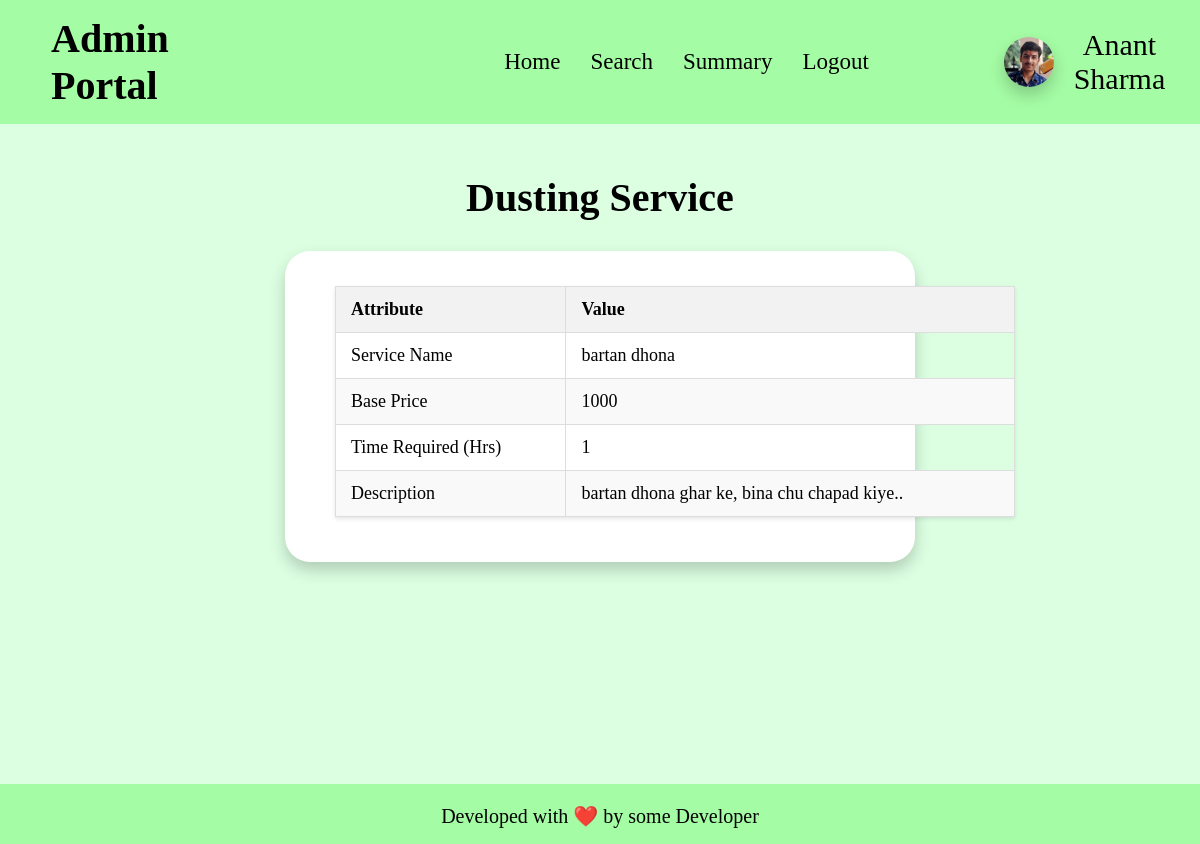
Page /view_service/4 on the earlier database version.
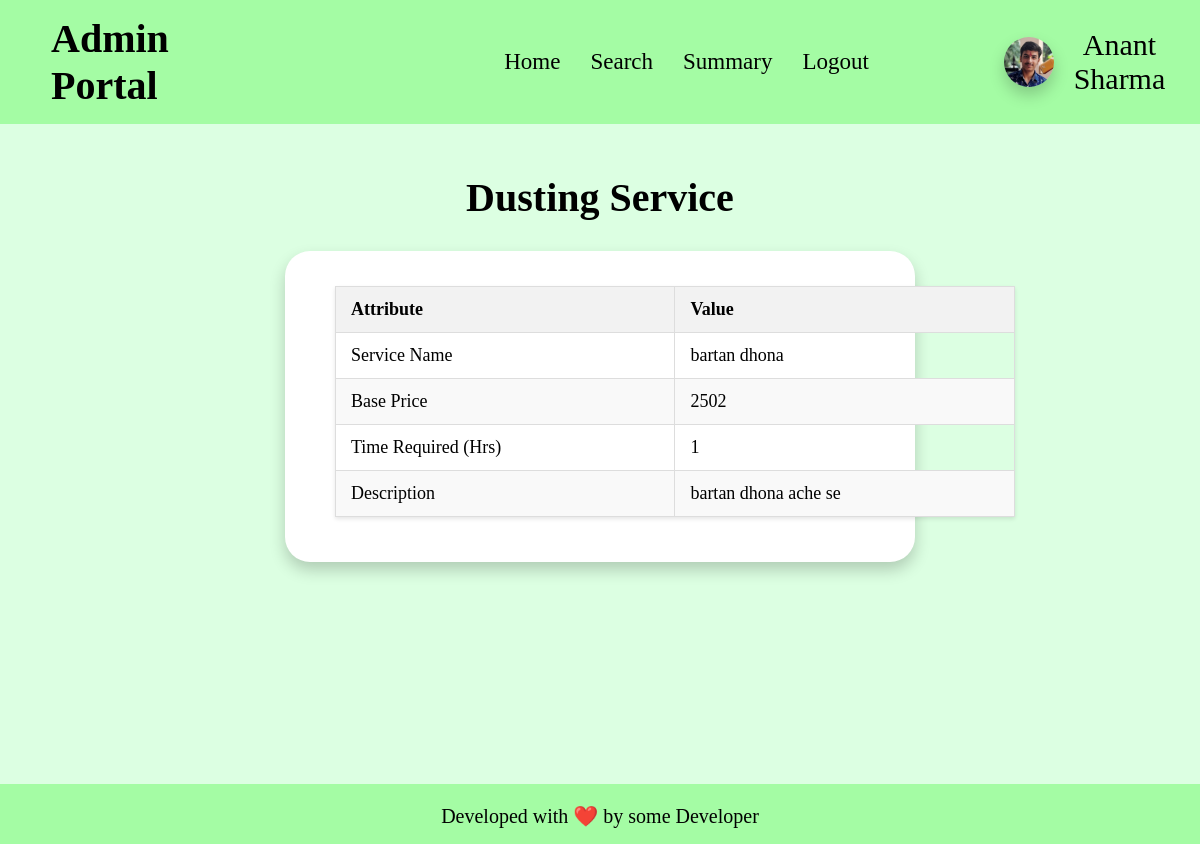
Same page on the later database version.
### app.py (models this page shows)
class service(db.Model):
    __tablename__ = "service"
    id = db.Column(db.Integer, primary_key=True, autoincrement=True)
    name = db.Column(db.String, nullable=False)
    price = db.Column(db.Integer, nullable=False)
    time_required = db.Column(db.Integer, nullable=False)
    description = db.Column(db.String, nullable=False)
    professionals = db.relationship('professional', back_populates='service_type')

### app.py (the view)
@app.route("/view_service/<int:id>")
def view_service(id):
    if request.method == "GET":
        ser = service.query.filter_by(id = id).first()
        return render_template("view_service.html", service = ser, admin_name = ADMIN_NAME)
    else:
        return "Invalid Request"

### templates/view_service.html (shortened to what this page needs)
<!DOCTYPE html>
<html lang="en">
<head>
    <link rel="stylesheet" href="/static/css/profile-block.css">
    <link rel="stylesheet" href="/static/css/basic.css">
</head>
<body>
    <header>
        <h1>Admin Portal</h1>
        <ul>
            <li><a href="/admin_home">Home</a></li>
            <li><a href="/admin_search">Search</a></li>
            <li><a href="/admin_summary">Summary</a></li>
            <li><a href="/admin_logout">Logout</a></li>
        </ul>
        <div id="user-info">
            <img id="user-pic" src="/static/anant-pic.jpg" alt="Profile Picture">
            <div>{{admin_name}}</div>
        </div>
    </header>
    <main>
        <h1 id="logheading">Dusting Service</h1>
        <div id="main">
            <table class="styled-table">
                <thead>
                    <tr>
                        <th>Attribute</th>
                        <th>Value</th>
                    </tr>
                </thead>
                <tbody>
                    <tr>
                        <td>Service Name</td>
                        <td>{{service.name}}</td>
                    </tr>
                    <tr>
                        <td>Base Price</td>
                        <td>{{service.price}}</td>
                    </tr>
                    <tr>
                        <td>Time Required (Hrs)</td>
                        <td>{{service.time_required}}</td>
                    </tr>
                    <tr>
                        <td>Description</td>
                        <td>{{service.description}}</td>
                    </tr>
                </tbody>
            </table>
        </div>
    </main>
    <footer>
        <p>
            Developed with ❤️ by some Developer
        </p>
    </footer>
</body>
</html>

Differences in the rows shown:
changed service "bartan dhona": price "1000" → "2502"; description "bartan dhona ghar ke, bina chu chapad kiye.." → "bartan dhona ache se"
